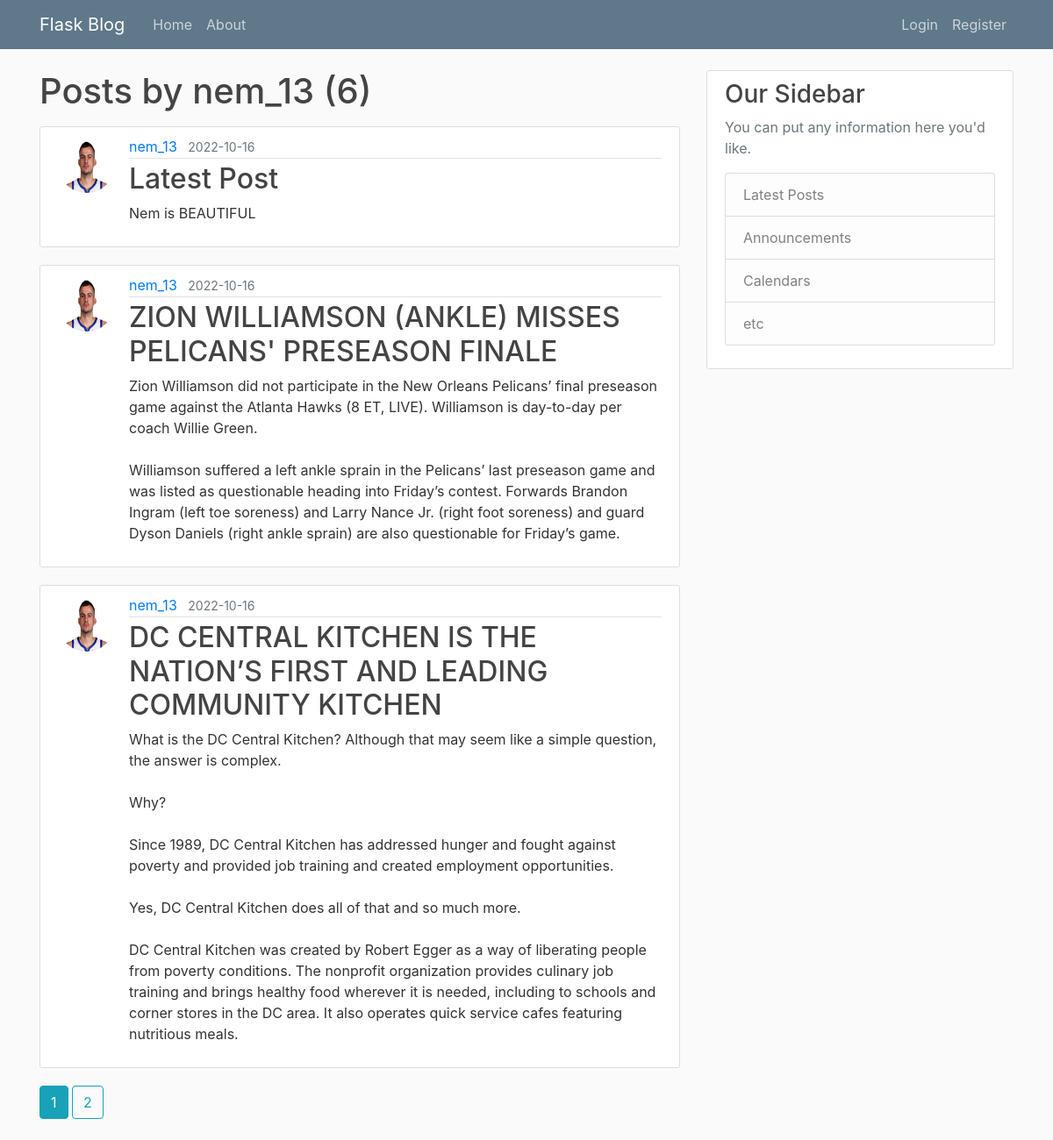
Screenshot of /user/nem_13 with the database file from the repository.
### flaskblog/models.py (models this page shows, shortened)
class User(db.Model, UserMixin):
    id = db.Column(db.Integer, primary_key=True)
    username = db.Column(db.String(20), unique=True, nullable=False)
    email = db.Column(db.String(120), unique=True, nullable=False)
    image_file = db.Column(db.String(20), nullable=False, default='default.jpg')
    password = db.Column(db.String(60), nullable=False)
    posts = db.relationship('Post', backref='author', lazy=True)

class Post(db.Model):
    id = db.Column(db.Integer, primary_key=True)
    title = db.Column(db.String(100), nullable=False)
    date_posted = db.Column(db.DateTime, nullable=False, default=datetime.utcnow)
    content = db.Column(db.Text, nullable=False)
    user_id = db.Column(db.Integer, db.ForeignKey('user.id'), nullable=False)

### flaskblog/users/routes.py (the view)
@users.route("/user/<string:username>")
def user_posts(username):
    page = request.args.get('page', 1, type=int)
    user = User.query.filter_by(username=username).first_or_404()
    posts = Post.query.filter_by(author=user)\
                        .order_by(Post.date_posted.desc())\
                        .paginate(page=page, per_page=3)
    return render_template('user_posts.html', posts=posts, user=user)

### flaskblog/templates/user_posts.html
{% extends "layout.html" %}
{% block content %}
    <h1 class="mb-3">Posts by {{ user.username }} ({{ posts.total }})</h1>
    {% for post in posts.items%}
    <article class="media content-section">
        <img class="rounded-circle article-img" src="{{ url_for('static', filename='profile_pics/' + post.author.image_file) }}">
        <div class="media-body">
          <div class="article-metadata">
            <a class="mr-2" href="{{ url_for('users.user_posts', username=post.author.username) }}">{{ post.author.username }}</a>
            <small class="text-muted">{{ post.date_posted.strftime('%Y-%m-%d') }}</small>
          </div>
          <h2><a class="article-title" href="{{ url_for('posts.post', post_id=post.id) }}">{{ post.title }}</a></h2>
          <p class="article-content">{{ post.content }}</p>
        </div>
    </article>
    {% endfor%}
    {% for page_num in posts.iter_pages(left_edge=1, right_edge=1, left_current=1, right_current=2) %}
      {% if page_num %}
        {% if posts.page == page_num %}
          <a class = "btn btn-info mb-4" href="{{ url_for('users.user_posts', username=user.username, page=page_num) }}"> {{ page_num }}</a>
        {% else %}
          <a class = "btn btn-outline-info mb-4" href="{{ url_for('users.user_posts', username=user.username, page=page_num) }}"> {{ page_num }}</a>
        {% endif %}
      {% else %}
        ...
      {% endif %}
    {% endfor %}
{% endblock content %}

### flaskblog/static/main.css (style rules this page uses)
body { background: #fafafa; color: #333333; margin-top: 5rem; }
h1, h2, h3, h4, h5, h6 { color: #444444; }
.content-section { background: #ffffff; padding: 10px 20px; border: 1px solid #dddddd; border-radius: 3px; margin-bottom: 20px; }
.article-title { color: #444444; }
.article-content { white-space: pre-line; }
.article-img { height: 65px; width: 65px; margin-right: 16px; }
.article-metadata { padding-bottom: 1px; margin-bottom: 4px; border-bottom: 1px solid #e3e3e3 }

### rows the page displays
User: username "nem_13"
Post: image_file (picture), author.username "nem_13", date_posted "2022-10-16", title "Latest Post", content "Nem is BEAUTIFUL"
Post: image_file (picture), author.username "nem_13", date_posted "2022-10-16", title "ZION WILLIAMSON (ANKLE) MISSES PELICANS' PRESEASON FINALE", content "Zion Williamson did not participate in the New Orleans Pelicans’ final preseason game against the Atlanta Hawks (8 ET, LIVE). Williamson is day-to-day per coach Willie Green. Williamson suffered a left ankle sprain in the Pelicans’ last preseason game and was listed as questionable heading into Friday’s contest. Forwards Brandon Ingram (left toe soreness) and Larry Nance Jr. (right foot soreness) and guard Dyson Daniels (right ankle sprain) are also questionable for Friday’s game."
Post: image_file (picture), author.username "nem_13", date_posted "2022-10-16", title "DC CENTRAL KITCHEN IS THE NATION’S FIRST AND LEADING COMMUNITY KITCHEN", content "What is the DC Central Kitchen? Although that may seem like a simple question, the answer is complex. Why? Since 1989, DC Central Kitchen has addressed hunger and fought against poverty and provided job training and created employment opportunities. Yes, DC Central Kitchen does all of that and so much more. DC Central Kitchen was created by Robert Egger as a way of liberating people from poverty conditions. The nonprofit organization provides culinary job training and brings healthy food wherever it is needed, including to schools and corner stores in the DC area. It also operates quick service cafes featuring nutritious meals."

### other values shown
{{ posts.total }} "6"
{{ page_num }} "1"
{{ page_num }} "2"
